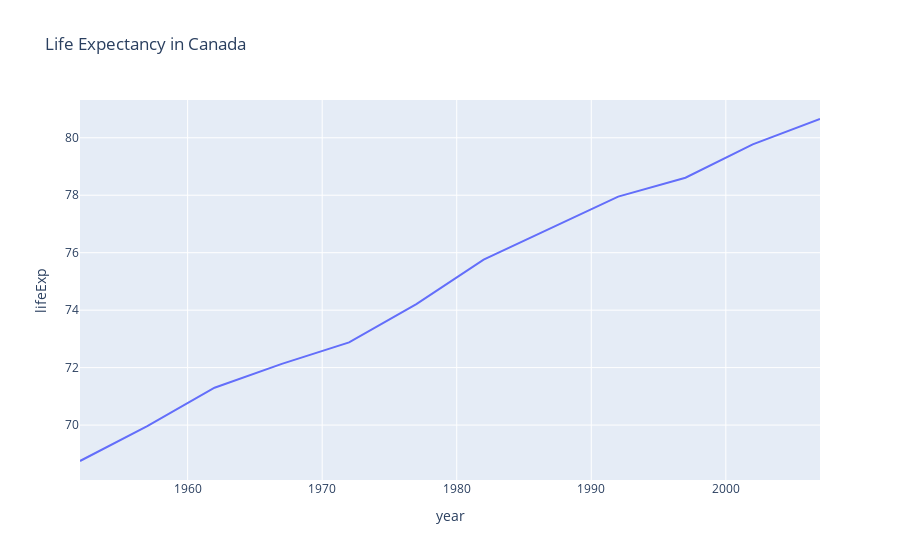

Write notebook code for a chart like this one.
### Code cell
df = px.data.gapminder().query("country=='Canada'")
fig = px.line(df, x='year', y='lifeExp', title='Life Expectancy in Canada')
fig.show()

### Figure 1 — Plotly figure (JSON) as saved in the notebook; plotly's stock layout.template omitted (floating-point values rounded to 4 significant figures)
{"data": [{"hovertemplate": "year=%{x}<br>lifeExp=%{y}<extra></extra>", "legendgroup": "", "line": {"color": "#636efa", "dash": "solid"}, "marker": {"symbol": "circle"}, "mode": "lines", "name": "", "orientation": "v", "showlegend": false, "type": "scatter", "x": [1952, 1957, 1962, 1967, 1972, 1977, 1982, 1987, 1992, 1997, 2002, 2007], "xaxis": "x", "y": [68.75, 69.96, 71.3, 72.13, 72.88, 74.21, 75.76, 76.86, 77.95, 78.61, 79.77, 80.65], "yaxis": "y"}], "layout": {"legend": {"tracegroupgap": 0}, "title": {"text": "Life Expectancy in Canada"}, "xaxis": {"anchor": "y", "domain": [0, 1], "title": {"text": "year"}}, "yaxis": {"anchor": "x", "domain": [0, 1], "title": {"text": "lifeExp"}}}}
